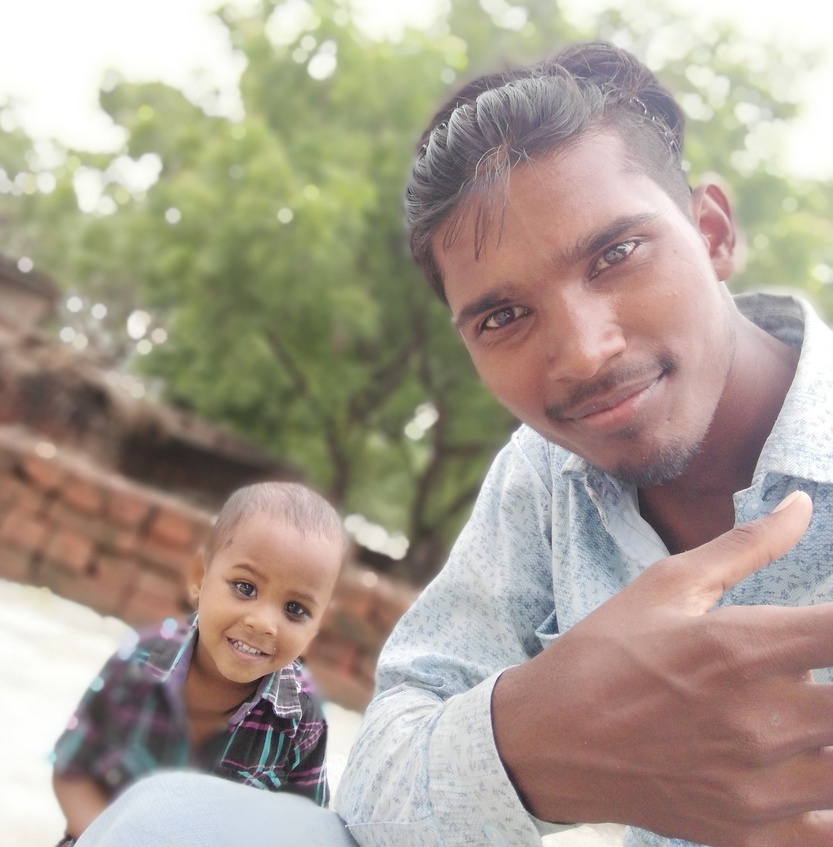
#> input picture image and pdf/SS.jpg, 833 x 847 px, shrunk from 1827 x 1857 before the run
$ python Editimage1.py
#> lines starting #> are read from the running program, lines starting #| are printed output that depends on the picture
from PIL import Image,ImageEnhance
img1=Image.open('SS.jpg')
#> img1 is the input picture: PIL image 833x847 RGB; mean R, G, B 170.4, 158.9, 146.2

# [19 lines of commented-out code are left out]

enhancer=ImageEnhance.Contrast(img1)
enhancer.enhance(2).save('Editted.jpg')
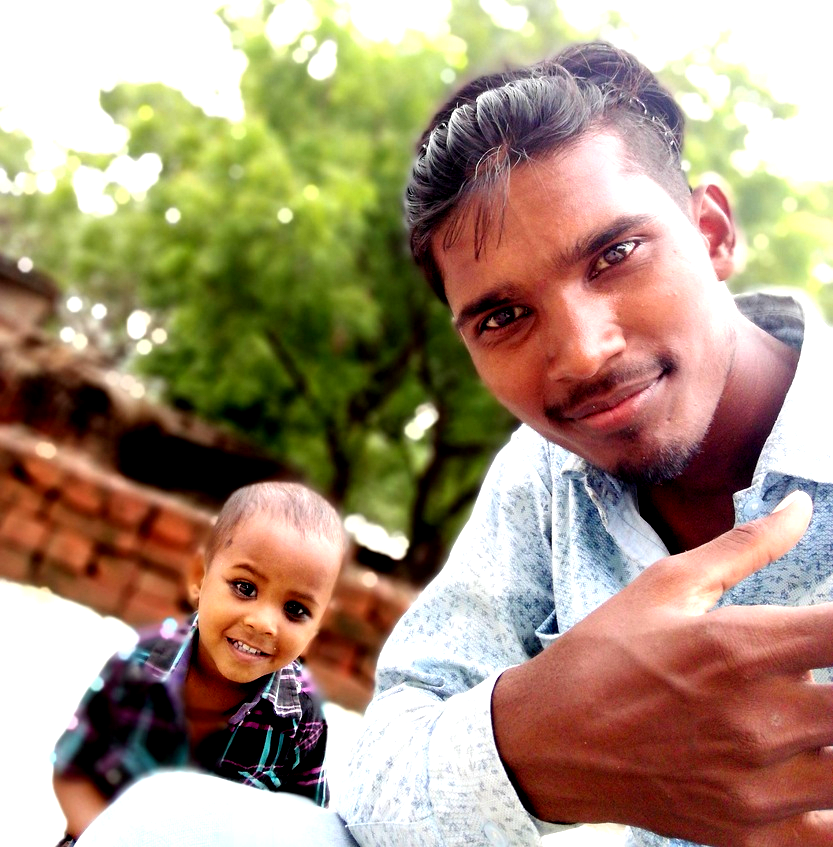
#> saved as Editted.jpg: PIL image 833x847 RGB; mean R, G, B 168, 146.1, 123.2

$ run again, with image and pdf/Akhil.jpg copied over image and pdf/SS.jpg
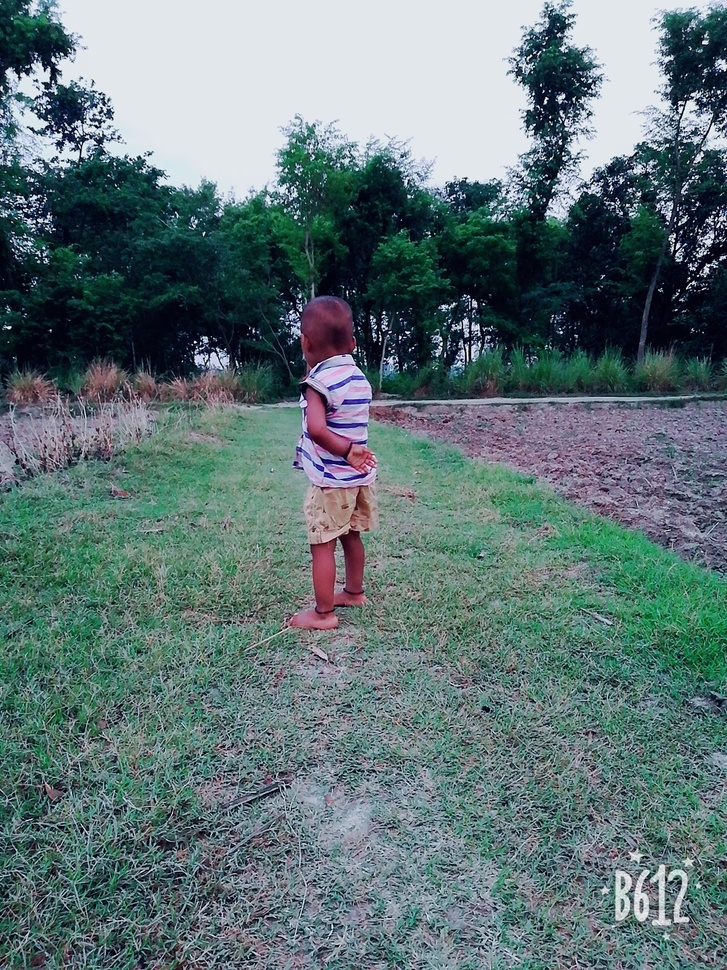
#> input picture image and pdf/Akhil.jpg, 727 x 970 px, shrunk from 1080 x 1440 before the run
#> img1 is the input picture: PIL image 727x970 RGB; mean R, G, B 97.4, 117.1, 119.3
#> `enhancer.enhance(2).save('Editted.jpg')`:
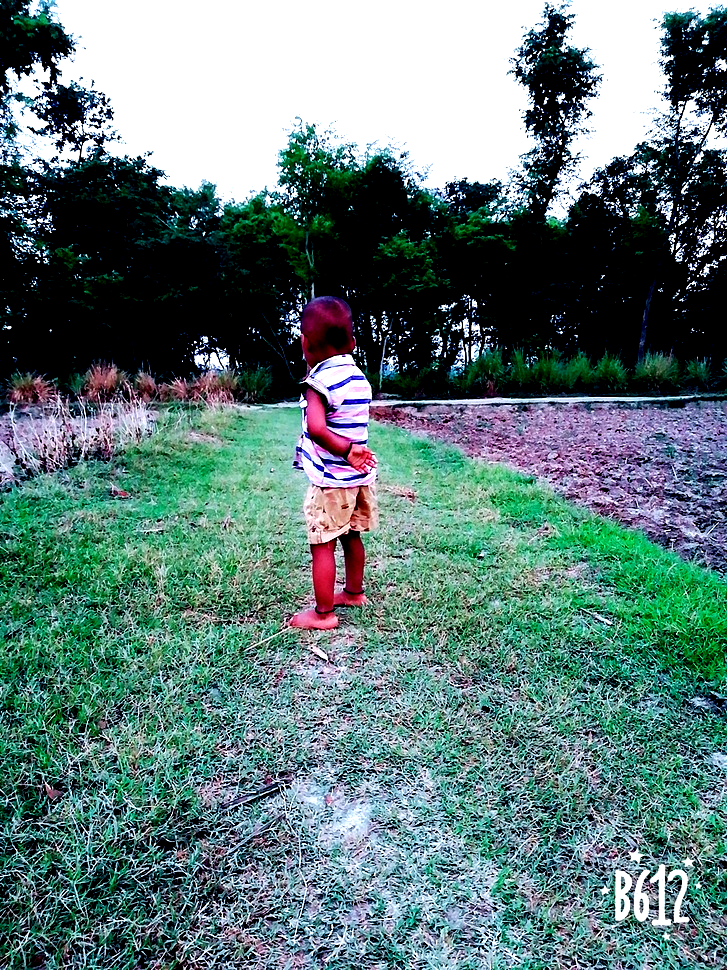
#> saved as Editted.jpg: PIL image 727x970 RGB; mean R, G, B 96, 122.4, 121
